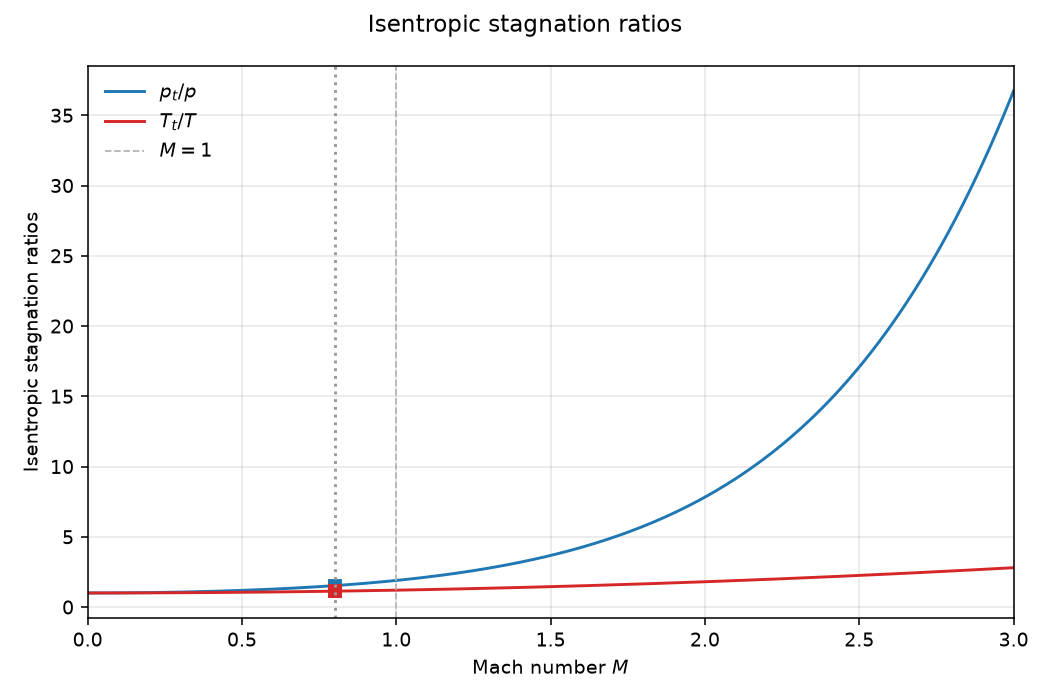

Here is the Python script that generated this plot:
#!/usr/bin/env python3
"""Isentropic stagnation and sonic reference states for a perfect gas.

stagnation_temperature is Tt/T = 1 + ((gamma-1)/2)*M**2.
stagnation_pressure is pt/p = (Tt/T)**(gamma/(gamma-1)).
stagnation_density is rhot/rho = (Tt/T)**(1/(gamma-1)).
stagnation_sound_speed is at/a = sqrt(Tt/T).
sonic_temperature, sonic_pressure, and sonic_density are T*/Tt, p*/pt,
and rho*/rhot. speed_of_sound is a = sqrt(gamma*R*T) = sqrt(gamma*p/rho).
"""

from __future__ import annotations

import argparse
import math
import sys
import tempfile
from pathlib import Path

CHECK_TOL = 1e-9
DEFAULT_GAMMA = 1.4
# 1976 dry-air R* / M0 from formulas.md (specific_gas_constant).
RSTAR = 8.31432e3
M0 = 28.9644
DEFAULT_R = RSTAR / M0
PLOT_TITLE = "Isentropic stagnation ratios"
N_CURVE = 401
MACH_MAX = 1.0e6
M_PLOT_DEFAULT_HI = 3.0

SKILL_DIR = Path(__file__).resolve().parent

ASSUMPTIONS = (
    "calorically perfect gas; steady isentropic flow; no shock; "
    "stagnation_temperature Tt/T = 1 + ((gamma-1)/2)*M**2; "
    "stagnation_pressure pt/p = (Tt/T)**(gamma/(gamma-1)); "
    "stagnation_density rhot/rho = (Tt/T)**(1/(gamma-1)); "
    "stagnation_sound_speed at/a = (Tt/T)**0.5; "
    "sonic_temperature T*/Tt = 2/(gamma+1); "
    "sonic_pressure p*/pt = (2/(gamma+1))**(gamma/(gamma-1)); "
    "sonic_density rho*/rhot = (2/(gamma+1))**(1/(gamma-1)); "
    "speed_of_sound a = sqrt(gamma*R*T) = sqrt(gamma*p/rho); "
    "absolute totals and sonic states only for each static that was given; "
    f"an omitted --gamma is {DEFAULT_GAMMA:g} (air); "
    f"an omitted R with --temperature alone is {DEFAULT_R:.8g} J/(kg*K) "
    "(1976 dry air); "
    "M >= 0"
)


def print_kv(key: str, value: object) -> None:
    if isinstance(value, float):
        text = f"{value:.8g}"
    else:
        text = str(value)
    print(f"{key}: {text}")


def close(actual: float, expected: float, tol: float = CHECK_TOL) -> bool:
    scale = max(abs(expected), 1.0)
    return abs(actual - expected) <= tol * scale


def require_gamma(gamma: float) -> None:
    if not math.isfinite(gamma) or gamma <= 1.0:
        raise ValueError("gamma must be finite and > 1")


def require_mach(mach: float) -> None:
    if not math.isfinite(mach) or mach < 0.0 or mach > MACH_MAX:
        raise ValueError("Mach must satisfy 0 <= M <= 1e6")


def stagnation_temperature_ratio(mach: float, gamma: float) -> float:
    """stagnation_temperature: Tt/T."""
    return 1.0 + 0.5 * (gamma - 1.0) * mach * mach


def stagnation_pressure_ratio(mach: float, gamma: float) -> float:
    """stagnation_pressure from stagnation_temperature."""
    t_ratio = stagnation_temperature_ratio(mach, gamma)
    return t_ratio ** (gamma / (gamma - 1.0))


def stagnation_density_ratio(mach: float, gamma: float) -> float:
    """stagnation_density from stagnation_temperature."""
    t_ratio = stagnation_temperature_ratio(mach, gamma)
    return t_ratio ** (1.0 / (gamma - 1.0))


def stagnation_sound_speed_ratio(mach: float, gamma: float) -> float:
    """stagnation_sound_speed: at/a."""
    return math.sqrt(stagnation_temperature_ratio(mach, gamma))


def sonic_temperature_ratio(gamma: float) -> float:
    """sonic_temperature: T*/Tt."""
    return 2.0 / (gamma + 1.0)


def sonic_pressure_ratio(gamma: float) -> float:
    """sonic_pressure: p*/pt."""
    return (2.0 / (gamma + 1.0)) ** (gamma / (gamma - 1.0))


def sonic_density_ratio(gamma: float) -> float:
    """sonic_density: rho*/rhot."""
    return (2.0 / (gamma + 1.0)) ** (1.0 / (gamma - 1.0))


def speed_of_sound_from_temperature(gamma: float, gas_constant: float, temperature: float) -> float:
    """speed_of_sound: a = sqrt(gamma*R*T)."""
    return math.sqrt(gamma * gas_constant * temperature)


def speed_of_sound_from_pressure_density(gamma: float, pressure: float, density: float) -> float:
    """speed_of_sound: a = sqrt(gamma*p/rho)."""
    return math.sqrt(gamma * pressure / density)


def resolve_gas_constant(
    temperature: float | None,
    pressure: float | None,
    density: float | None,
) -> tuple[float | None, str | None]:
    """R from p/(rho*T) when all three exist, else 1976 air with temperature alone."""
    if (
        temperature is not None
        and pressure is not None
        and density is not None
    ):
        return pressure / (density * temperature), "equation_of_state"
    if temperature is not None:
        return DEFAULT_R, "default_air"
    return None, None


def stagnation_state(
    mach: float,
    gamma: float,
    temperature: float | None,
    pressure: float | None,
    density: float | None,
) -> dict[str, float | str | None]:
    require_mach(mach)
    require_gamma(gamma)
    if temperature is not None:
        if not math.isfinite(temperature) or temperature <= 0.0:
            raise ValueError("static temperature must be finite and > 0 K")
    if pressure is not None:
        if not math.isfinite(pressure) or pressure <= 0.0:
            raise ValueError("static pressure must be finite and > 0 Pa")
    if density is not None:
        if not math.isfinite(density) or density <= 0.0:
            raise ValueError("static density must be finite and > 0 kg/m^3")

    tt_over_t = stagnation_temperature_ratio(mach, gamma)
    pt_over_p = stagnation_pressure_ratio(mach, gamma)
    rhot_over_rho = stagnation_density_ratio(mach, gamma)
    at_over_a = stagnation_sound_speed_ratio(mach, gamma)
    tstar_over_tt = sonic_temperature_ratio(gamma)
    pstar_over_pt = sonic_pressure_ratio(gamma)
    rhostar_over_rhot = sonic_density_ratio(gamma)

    tt = temperature * tt_over_t if temperature is not None else None
    pt = pressure * pt_over_p if pressure is not None else None
    rhot = density * rhot_over_rho if density is not None else None
    t_star = tt * tstar_over_tt if tt is not None else None
    p_star = pt * pstar_over_pt if pt is not None else None
    rho_star = rhot * rhostar_over_rhot if rhot is not None else None

    gas_constant, r_source = resolve_gas_constant(temperature, pressure, density)
    a: float | None = None
    a_source: str | None = None
    if pressure is not None and density is not None:
        a = speed_of_sound_from_pressure_density(gamma, pressure, density)
        a_source = "pressure_density"
    elif temperature is not None and gas_constant is not None:
        a = speed_of_sound_from_temperature(gamma, gas_constant, temperature)
        a_source = "temperature"
    a_t = a * at_over_a if a is not None else None

    return {
        "M": mach,
        "gamma": gamma,
        "T": temperature,
        "p": pressure,
        "rho": density,
        "Tt_over_T": tt_over_t,
        "pt_over_p": pt_over_p,
        "rhot_over_rho": rhot_over_rho,
        "at_over_a": at_over_a,
        "Tt": tt,
        "pt": pt,
        "rhot": rhot,
        "Tstar_over_Tt": tstar_over_tt,
        "pstar_over_pt": pstar_over_pt,
        "rhostar_over_rhot": rhostar_over_rhot,
        "T_star": t_star,
        "p_star": p_star,
        "rho_star": rho_star,
        "R": gas_constant,
        "R_source": r_source,
        "a": a,
        "a_source": a_source,
        "a_t": a_t,
    }


def emit(
    result: dict[str, float | str | None],
    gamma_source: str,
    graph: Path | None,
) -> None:
    print_kv("assumptions", ASSUMPTIONS)
    print_kv("M", result["M"])
    print_kv("gamma", result["gamma"])
    print_kv("gamma_source", gamma_source)
    print_kv("Tt_over_T", result["Tt_over_T"])
    print_kv("pt_over_p", result["pt_over_p"])
    print_kv("rhot_over_rho", result["rhot_over_rho"])
    print_kv("at_over_a", result["at_over_a"])
    print_kv("Tstar_over_Tt", result["Tstar_over_Tt"])
    print_kv("pstar_over_pt", result["pstar_over_pt"])
    print_kv("rhostar_over_rhot", result["rhostar_over_rhot"])
    if result["T"] is not None:
        print_kv("T_K", result["T"])
        print_kv("Tt_K", result["Tt"])
        print_kv("T_star_K", result["T_star"])
    if result["p"] is not None:
        print_kv("p_Pa", result["p"])
        print_kv("pt_Pa", result["pt"])
        print_kv("p_star_Pa", result["p_star"])
    if result["rho"] is not None:
        print_kv("rho_kg_m3", result["rho"])
        print_kv("rhot_kg_m3", result["rhot"])
        print_kv("rho_star_kg_m3", result["rho_star"])
    if result["R"] is not None:
        print_kv("R_J_kgK", result["R"])
        print_kv("R_source", result["R_source"])
    if result["a"] is not None:
        print_kv("a_m_s", result["a"])
        print_kv("a_source", result["a_source"])
        print_kv("a_t_m_s", result["a_t"])
    if graph is not None:
        print_kv("graph", str(graph))


def plot_mach_grid(mach: float) -> list[float]:
    hi = max(M_PLOT_DEFAULT_HI, mach * 1.15 if mach > 0.0 else M_PLOT_DEFAULT_HI)
    return [i / (N_CURVE - 1) * hi for i in range(N_CURVE)]


def write_plot(result: dict[str, float | str | None], out_path: Path) -> None:
    import matplotlib.pyplot as plt

    mach = float(result["M"])
    gamma = float(result["gamma"])
    m_grid = plot_mach_grid(mach)
    t_ratio = [stagnation_temperature_ratio(m, gamma) for m in m_grid]
    p_ratio = [stagnation_pressure_ratio(m, gamma) for m in m_grid]

    fig, ax = plt.subplots(1, 1, figsize=(7.5, 5.0))
    ax.plot(m_grid, p_ratio, color="C0", label=r"$p_t/p$")
    ax.plot(m_grid, t_ratio, color="C3", label=r"$T_t/T$")
    ax.plot(mach, float(result["pt_over_p"]), "s", color="C0")
    ax.plot(mach, float(result["Tt_over_T"]), "s", color="C3")
    ax.axvline(mach, color="0.6", linestyle=":")
    ax.axvline(1.0, color="0.7", linestyle="--", linewidth=0.9, label=r"$M=1$")
    ax.set_xlabel(r"Mach number $M$")
    ax.set_ylabel(r"Isentropic stagnation ratios")
    ax.legend(loc="best", frameon=False)
    ax.grid(True, alpha=0.3)
    ax.set_xlim(0.0, m_grid[-1])
    fig.suptitle(PLOT_TITLE)
    fig.tight_layout()
    fig.savefig(out_path, dpi=140)
    plt.close(fig)


def fail(message: str) -> int:
    print(f"CHECK FAIL: {message}", file=sys.stderr)
    return 1


def run_check() -> int:
    gamma = 7.0 / 5.0

    rest = stagnation_state(0.0, gamma, 300.0, 101325.0, 1.225)
    if not close(float(rest["Tt_over_T"]), 1.0):
        return fail("M=0 temperature ratio is not 1")
    if not close(float(rest["pt_over_p"]), 1.0):
        return fail("M=0 pressure ratio is not 1")
    if not close(float(rest["rhot_over_rho"]), 1.0):
        return fail("M=0 density ratio is not 1")
    if not close(float(rest["Tt"]), 300.0):
        return fail("M=0 total temperature is not static temperature")

    # Air identities at M = 1: Tt/T = 1.2, pt/p = 1.2**3.5, T*/Tt = 5/6.
    sonic = stagnation_state(1.0, gamma, 250.0, None, None)
    if not close(float(sonic["Tt_over_T"]), 1.2):
        return fail("air M=1 Tt/T is not 1.2")
    if not close(float(sonic["pt_over_p"]), 1.2**3.5):
        return fail("air M=1 pt/p is not 1.2**(7/2)")
    if not close(float(sonic["rhot_over_rho"]), 1.2**2.5):
        return fail("air M=1 rhot/rho is not 1.2**(5/2)")
    if not close(float(sonic["Tstar_over_Tt"]), 5.0 / 6.0):
        return fail("air T*/Tt is not 5/6")
    if not close(float(sonic["Tt"]), 300.0):
        return fail("air M=1 Tt from T=250 K is not 300 K")
    if not close(float(sonic["T_star"]), 250.0):
        return fail("air M=1 T* is not equal to static T")

    # Air M = 2: Tt/T = 1 + 4/5 = 1.8.
    two = stagnation_state(2.0, gamma, 288.15, 101325.0, 1.225)
    if not close(float(two["Tt_over_T"]), 1.8):
        return fail("air M=2 Tt/T is not 1.8")
    expected_pt = 1.8 ** 3.5
    if not close(float(two["pt_over_p"]), expected_pt):
        return fail("air M=2 pt/p does not match")
    if not close(float(two["rhot_over_rho"]), 1.8**2.5):
        return fail("air M=2 rhot/rho does not match")
    if not close(float(two["at_over_a"]), math.sqrt(1.8)):
        return fail("air M=2 at/a is not sqrt(Tt/T)")

    # speed_of_sound identity: sqrt(gamma*p/rho) equals sqrt(gamma*R*T).
    r_eos = 101325.0 / (1.225 * 288.15)
    a_pr = speed_of_sound_from_pressure_density(gamma, 101325.0, 1.225)
    a_tr = speed_of_sound_from_temperature(gamma, r_eos, 288.15)
    if not close(a_pr, a_tr):
        return fail("pressure-density and temperature sound speeds disagree")
    if two["a_source"] != "pressure_density":
        return fail("full state did not prefer pressure-density sound speed")
    if not close(float(two["a"]), a_pr):
        return fail("reported sound speed does not match sqrt(gamma*p/rho)")
    if not close(float(two["a_t"]), a_pr * math.sqrt(1.8)):
        return fail("total sound speed is not a*sqrt(Tt/T)")

    # Sonic absolute from stagnation only when that static was given.
    p_only = stagnation_state(1.0, gamma, None, 100000.0, None)
    if p_only["Tt"] is not None or p_only["T_star"] is not None:
        return fail("temperature totals were invented without static T")
    if p_only["pt"] is None or p_only["p_star"] is None:
        return fail("pressure totals missing for given static p")
    if not close(float(p_only["p_star"]), 100000.0 * float(p_only["pt_over_p"]) * float(p_only["pstar_over_pt"])):
        return fail("p* is not pt*(p*/pt)")

    mono = stagnation_state(1.0, 5.0 / 3.0, None, None, None)
    if not close(float(mono["Tt_over_T"]), 4.0 / 3.0):
        return fail("monatomic M=1 Tt/T is not 4/3")
    if not close(float(mono["Tstar_over_Tt"]), 0.75):
        return fail("monatomic T*/Tt is not 3/4")

    try:
        stagnation_state(-0.1, gamma, None, None, None)
        return fail("negative Mach was accepted")
    except ValueError:
        pass
    try:
        stagnation_state(1.0, 1.0, None, None, None)
        return fail("gamma = 1 was accepted")
    except ValueError:
        pass

    with tempfile.TemporaryDirectory() as folder:
        path = Path(folder) / "check.png"
        write_plot(two, path)
        if not path.is_file() or path.stat().st_size < 1000:
            return fail("check plot was not written")

    print("check: pass")
    print_kv("Tt_over_T_air_two", two["Tt_over_T"])
    print_kv("pt_over_p_air_two", two["pt_over_p"])
    print_kv("a_m_s_air_two", two["a"])
    print_kv("a_t_m_s_air_two", two["a_t"])
    return 0


def parse_args(argv: list[str] | None = None) -> argparse.Namespace:
    parser = argparse.ArgumentParser(
        description=(
            "Isentropic stagnation temperature, pressure, and density, "
            "sonic reference state, and speeds of sound."
        )
    )
    parser.add_argument(
        "--mach",
        type=float,
        default=None,
        help="Mach number, M >= 0",
    )
    parser.add_argument(
        "--temperature",
        type=float,
        default=None,
        help="static temperature T in kelvin",
    )
    parser.add_argument(
        "--pressure",
        type=float,
        default=None,
        help="static pressure p in pascals",
    )
    parser.add_argument(
        "--density",
        type=float,
        default=None,
        help="static density rho in kg/m^3",
    )
    parser.add_argument(
        "--gamma",
        type=float,
        default=None,
        help=f"ratio of specific heats (default {DEFAULT_GAMMA})",
    )
    parser.add_argument(
        "--out",
        type=Path,
        default=None,
        help="optional PNG path for pt/p and Tt/T versus Mach",
    )
    parser.add_argument("--check", action="store_true", help="run built-in consistency checks")
    return parser.parse_args(argv)


def main(argv: list[str] | None = None) -> int:
    args = parse_args(argv)
    if args.check:
        return run_check()

    if args.mach is None:
        print("error: requires --mach", file=sys.stderr)
        return 2

    if args.gamma is None:
        gamma = DEFAULT_GAMMA
        gamma_source = "default"
    else:
        gamma = args.gamma
        gamma_source = "flag"

    try:
        result = stagnation_state(
            args.mach,
            gamma,
            args.temperature,
            args.pressure,
            args.density,
        )
    except ValueError as exc:
        print(f"error: {exc}", file=sys.stderr)
        return 2

    graph: Path | None = None
    if args.out is not None:
        out_path = args.out
        try:
            write_plot(result, out_path)
        except Exception as exc:
            print(f"error: {exc}", file=sys.stderr)
            return 2
        graph = out_path

    emit(result, gamma_source, graph)
    return 0


if __name__ == "__main__":
    sys.exit(main())
